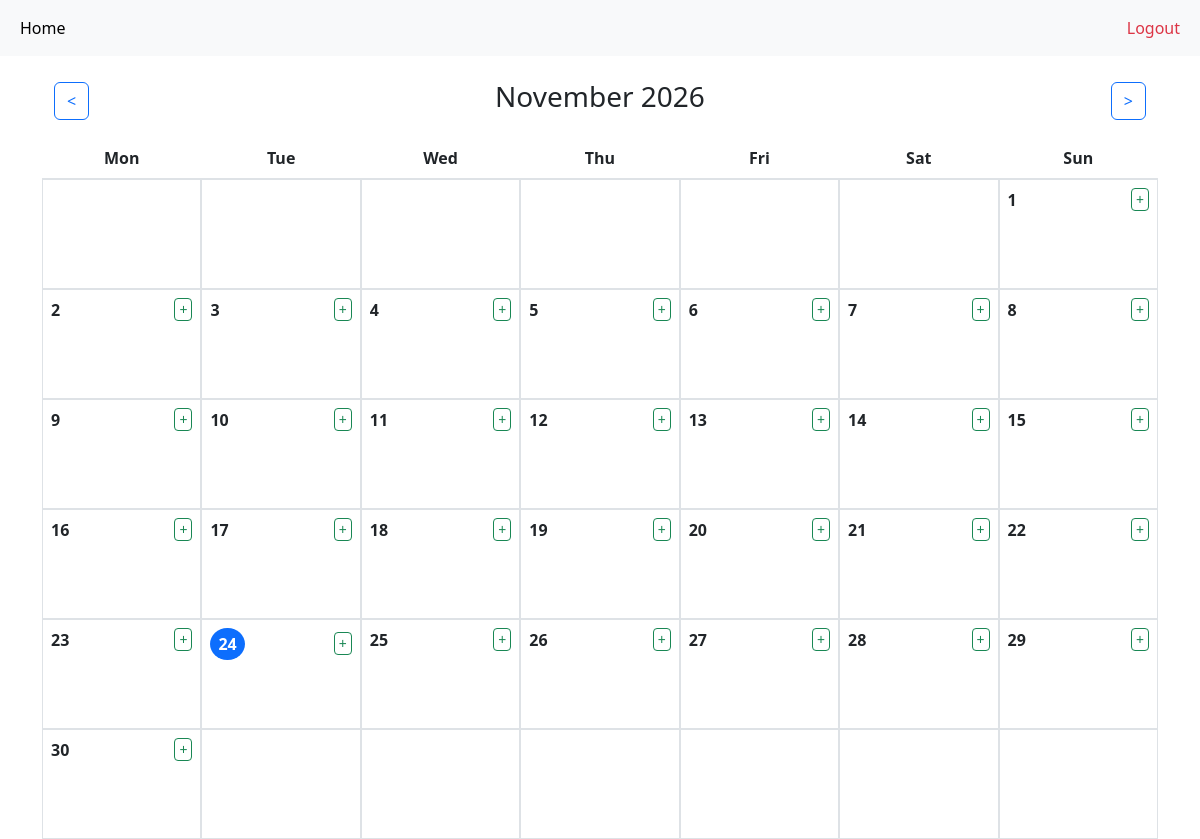
The app's page /calendar (signed in), older data.
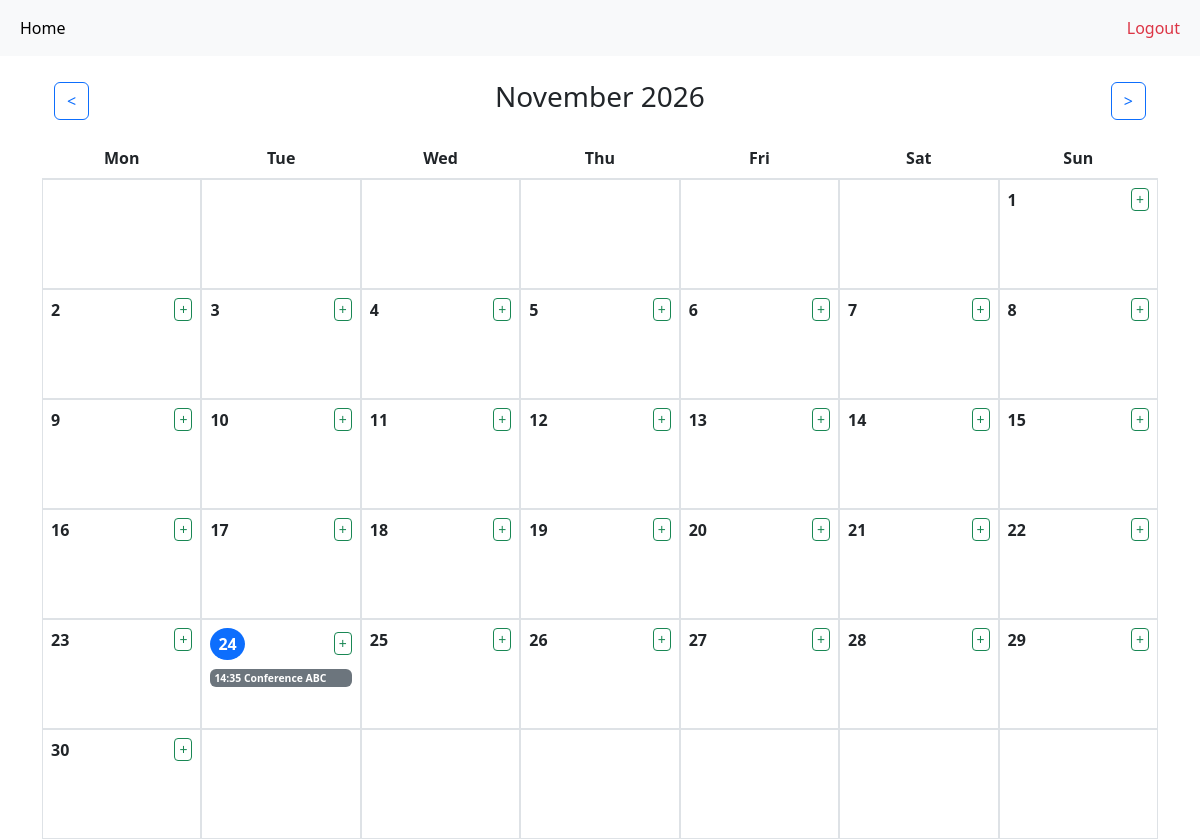
The same page, newer data.
### models/model/roomReservation.py (models this page shows, shortened)
class RoomReservation(db.Model):
    __tablename__ = 'room_reservation'
    id = db.Column(db.Integer, primary_key=True)
    name = db.Column(db.String(80), nullable=False)
    detail = db.Column(db.Text, nullable=True)
    date = db.Column(db.Date, nullable=False)
    start_time = db.Column(db.Time, nullable=False)
    end_time = db.Column(db.Time, nullable=False)
    room_id = db.Column(db.Integer, db.ForeignKey('room.id'), nullable=False)
    admin_id = db.Column(db.Integer, db.ForeignKey('user.id'), nullable=False)
    admin = db.relationship('User', foreign_keys=[admin_id], backref=db.backref('admin_reservations', lazy=True))
    room = db.relationship('Room', backref=db.backref('reservations', lazy=True))
    participants = db.relationship(
        'User',
        secondary=reservation_participants,
        backref=db.backref('participating_reservations', lazy=True)
    )

### routes/calendar.py (the view)
@calendar_bp.route('/calendar')
@calendar_bp.route('/calendar/<int:year>/<int:month>')
@login_required
def show_calendar(year=None, month=None):
    today = date.today()
    if year is None or month is None:
        year = today.year
        month = today.month
    cal = calendar.Calendar(firstweekday=0)
    weeks = cal.monthdayscalendar(year, month)
    month_name = calendar.month_name[month]
    start_date = date(year, month, 1)
    if month == 12:
        end_date = date(year + 1, 1, 1)
    else:
        end_date = date(year, month + 1, 1)
    reservations = RoomReservation.query.filter(
        RoomReservation.date >= start_date,
        RoomReservation.date < end_date
    ).all()
    reservations_by_day = {}
    for res in reservations:
        day_num = res.date.day
        if day_num not in reservations_by_day:
            reservations_by_day[day_num] = []
        reservations_by_day[day_num].append(res)
    prev_month = month - 1
    prev_year = year
    if prev_month == 0:
        prev_month = 12
        prev_year -= 1
    next_month = month + 1
    next_year = year
    if next_month == 13:
        next_month = 1
        next_year += 1
    return render_template(
        'dashboard/calendar.html',
        weeks=weeks,
        month_name=month_name,
        year=year,
        month=month,
        today=today,
        prev_month=prev_month,
        prev_year=prev_year,
        next_month=next_month,
        next_year=next_year,
        reservations_by_day=reservations_by_day
    )

### app.py (called while the page is built)
def create_app():
    app = Flask(__name__)
    app.config.from_object(Config)
    migrate = Migrate(app, db)
    db.init_app(app)
    login_manager.init_app(app)
    login_manager.login_view = 'auth.login'
    app.register_blueprint(auth, url_prefix='/auth')
    app.register_blueprint(calendar_bp)
    @app.route('/')
    def index():
        return redirect(url_for('auth.login'))
    @login_manager.user_loader
    def load_user(user_id):
        return db.session.get(User, int(user_id))
    return app

### templates/dashboard/calendar.html
{% extends "base.html" %}
{% block content %}
<div class="container mt-4">
    <div class="row mb-4 align-items-center">
        <div class="col-2">
            <a href="{{ url_for('calendar.show_calendar', year=prev_year, month=prev_month) }}">
               <button class="btn btn-outline-primary">&lt;</button>
            </a>
        </div>
        <div class="col-8 text-center">
            <h3>{{ month_name }} {{ year }}</h3>
        </div>
        <div class="col-2 text-end">
            <a href="{{ url_for('calendar.show_calendar', year=next_year, month=next_month) }}">
                <button class="btn btn-outline-primary">&gt;</button>
            </a>
        </div>
    </div>
    <div class="row text-center fw-bold border-bottom pb-2">
        <div class="col">Mon</div>
        <div class="col">Tue</div>
        <div class="col">Wed</div>
        <div class="col">Thu</div>
        <div class="col">Fri</div>
        <div class="col">Sat</div>
        <div class="col">Sun</div>
    </div>
    {% for week in weeks %}
        <div class="row">
            {% for day in week %}
                <div class="col border p-2 text-start" style="min-height: 110px; vertical-align: top;">
                    {% if day != 0 %}
                        <div class="d-flex justify-content-between align-items-center mb-1">
                            <span class="fw-bold {% if day == today.day and month == today.month and year == today.year %}bg-primary text-white rounded-circle px-2 py-1{% endif %}">
                                {{ day }}
                            </span>
                            {% set current_date = '%04d-%02d-%02d' | format(year, month, day) %}
                            <a href="{{ url_for('calendar.create_activity', date=current_date) }}" class="btn btn-sm btn-outline-success py-0 px-1" title="Add activity">
                                +
                            </a>
                        </div>
                        {% if day in reservations_by_day %}
                            <div class="overflow-auto" style="max-height: 70px;">
                                {% for res in reservations_by_day[day] %}
                                    <a href="{{ url_for('calendar.view_activity', id=res.id) }}" class="text-decoration-none">
                                        <div class="badge bg-secondary text-wrap mb-1 w-100 text-start p-1" style="font-size: 0.65rem;">
                                            <strong>{{ res.start_time.strftime('%H:%M') }}</strong> {{ res.name }}
                                        </div>
                                    </a>
                                {% endfor %}
                            </div>
                        {% endif %}
                    {% endif %}
                </div>
            {% endfor %}
        </div>
    {% endfor %}
</div>
{% endblock %}

### templates/base.html (shortened to what this page needs)
<!DOCTYPE html>
<html>
<head>
    <link href="https://cdn.jsdelivr.net/npm/bootstrap@5.3.3/dist/css/bootstrap.min.css" rel="stylesheet">
</head>
<body>
    <nav class="navbar navbar-expand-lg bg-body-tertiary">
        <div class="container-fluid">
          <div class="collapse navbar-collapse" id="navbarSupportedContent">
            <ul class="navbar-nav me-auto mb-2 mb-lg-0">
              <li class="nav-item">
                <a class="nav-link active" aria-current="page" href="{{ url_for('calendar.show_calendar') }}">Home</a>
              </li>
            </ul>
            <ul class="navbar-nav ms-auto mb-2 mb-lg-0">
              {% if not current_user.is_authenticated %}
                <li class="nav-item"><a class="nav-link" href="{{ url_for('auth.login') }}">Login</a></li>
                <li class="nav-item"><a class="nav-link" href="{{ url_for('auth.signup') }}">Sign up</a></li>
              {% else %}
                <li class="nav-item"><a class="nav-link text-danger" href="{{ url_for('auth.logout') }}">Logout</a></li>
              {% endif %}
            </ul>
          </div>
        </div>
      </nav>
    <div class="container mt-4">
        {% block content %}{% endblock %}
    </div>
</body>
</html>

Row changes from the older to the newer data that the page shows:
added RoomReservation: start_time "14:35", name "Conference ABC"
